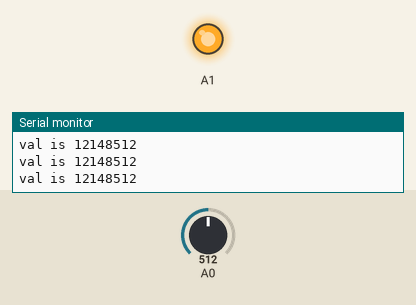
A sketch run on a simulated Arduino Uno, built with avr-gcc and run on an emulated ATmega328P. Parts: output pins drawn as LEDs (lit = HIGH), the last lines printed to the serial monitor. Inputs (shaded band) come from the test bench; at power-on: A0 = 512.

Above: at 1.2 s.
1.3 s: A0 set to 137
4.3 s: A0 set to 115
At 5.0 s:
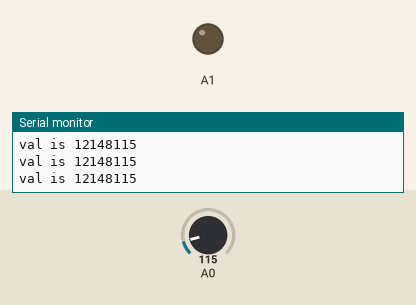
5.8 s: A0 set to 306
At 6.3 s:
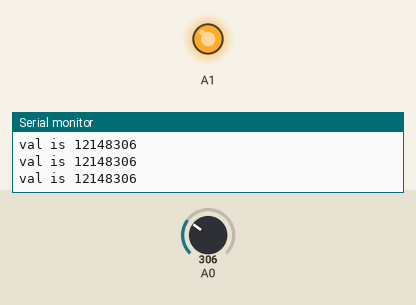
7.3 s: A0 set to 122
At 8.7 s:
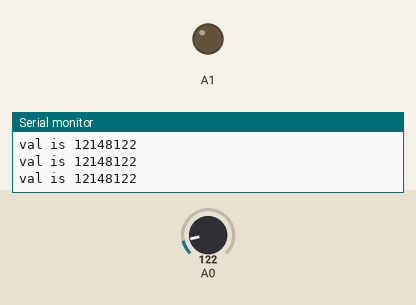
Timing chart, 0 to 9.8 s (numbered marks = the images above; inputs shaded):
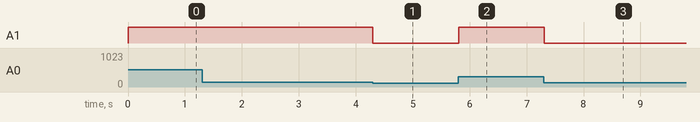

The sketch:

mr_test.ino
```cpp
/*
ino sensor station tests/notes for flex, ir, sonar, etc.

*/

int val;

void setup(){

    pinMode(A0, INPUT);
    pinMode(A1, OUTPUT);

    Serial.begin(9600);

}

void loop(){

    val = analogRead(A0);

    analogWrite(A1, val);

    Serial.print("val is ");
    Serial.print('/t');
    Serial.println(val);

    delay(2);
}
```

Measured:
- the behaviour switches between 128 and 127 on A0 (found by bisection; images 0 and 1)
- after the input at 4.3 s, A1: HIGH → LOW at once
- after the input at 5.8 s, A1: LOW → HIGH at once
- after the input at 7.3 s, A1: HIGH → LOW at once
